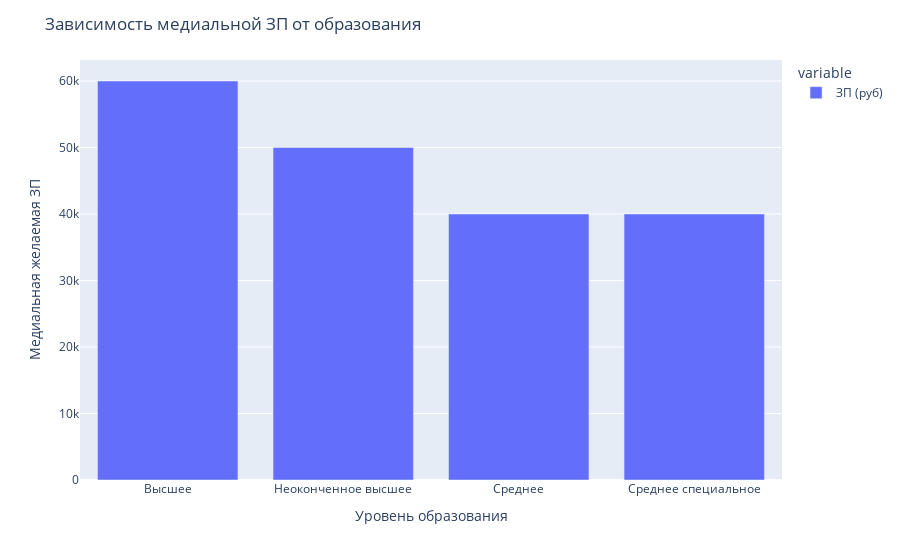

Write notebook code for a chart like this one.
### Markdown cell above
4. Постройте диаграмму, которая показывает зависимость **медианной** желаемой заработной платы (**"ЗП (руб)"**) от уровня образования (**"Образование"**). Используйте для диаграммы данные о резюме, где желаемая заработная плата меньше 1 млн рублей.
*Сделайте выводы по представленной диаграмме: для каких уровней образования наблюдаются наибольшие и наименьшие уровни желаемой заработной платы? Как вы считаете, важен ли признак уровня образования при прогнозировании заработной платы?*

### Code cell
pivot = pd.pivot_table(
    hh_data_norm,
    values = 'ЗП (руб)',
    columns = 'Образование',
    aggfunc = 'median'
)
pivot = pivot.T
fig = px.bar(pivot, orientation='v')
fig.update_layout(
    title = 'Зависимость медиальной ЗП от образования',
    xaxis_title='Уровень образования',
    yaxis_title='Медиальная желаемая ЗП',
)
fig.show()
fig.write_html("graphs/salary_edu.html")

### Figure 1 — Plotly figure (JSON) as saved in the notebook; plotly's stock layout.template omitted (floating-point values rounded to 4 significant figures)
{"data": [{"alignmentgroup": "True", "hovertemplate": "variable=ЗП (руб)<br>Образование=%{x}<br>value=%{y}<extra></extra>", "legendgroup": "ЗП (руб)", "marker": {"color": "#636efa", "pattern": {"shape": ""}}, "name": "ЗП (руб)", "offsetgroup": "ЗП (руб)", "orientation": "v", "showlegend": true, "textposition": "auto", "type": "bar", "x": ["Высшее", "Неоконченное высшее", "Среднее", "Среднее специальное"], "xaxis": "x", "y": [60000, 50000, 40000, 40000], "yaxis": "y"}], "layout": {"barmode": "relative", "legend": {"title": {"text": "variable"}, "tracegroupgap": 0}, "margin": {"t": 60}, "title": {"text": "Зависимость медиальной ЗП от образования"}, "xaxis": {"anchor": "y", "domain": [0, 1], "title": {"text": "Уровень образования"}}, "yaxis": {"anchor": "x", "domain": [0, 1], "title": {"text": "Медиальная желаемая ЗП"}}}}
